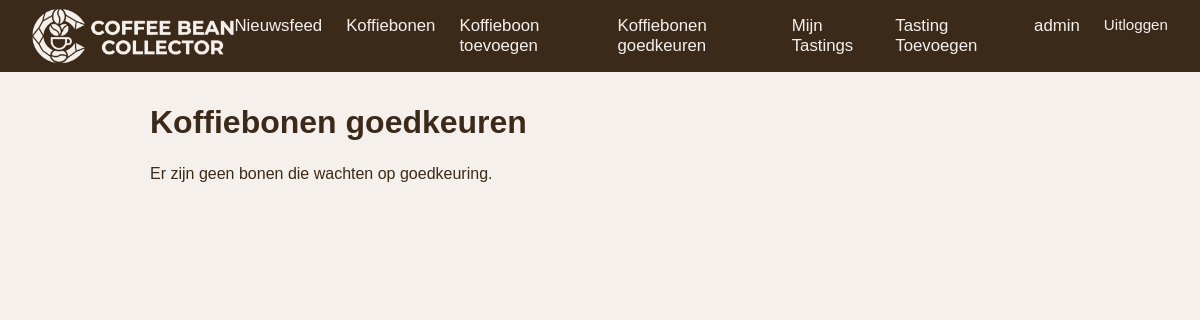
/beheer/bonen/ (signed in), run on an earlier commit of the app's database.
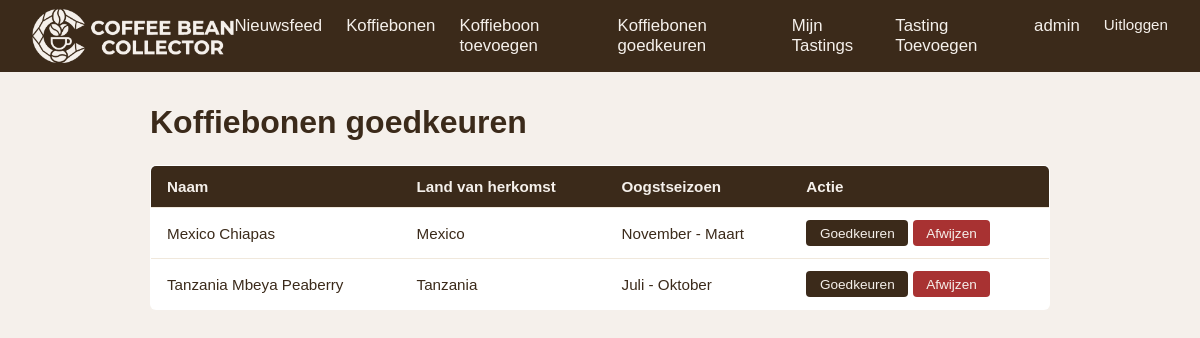
And on a later commit of the database.
### base/models.py (models this page shows, shortened)
class Bean(models.Model):
    name = models.CharField(max_length=255)
    country_of_origin = models.CharField(max_length=255)
    roaster = models.CharField(max_length=255, blank=True, default='')
    harvest_season = models.CharField(max_length=255)
    in_season = models.BooleanField(default=True)
    approved = models.BooleanField(default=False)
    approved_by = models.ForeignKey(
        User, null=True, blank=True, on_delete=models.SET_NULL, related_name='approved_beans'
    )

### base/views.py (the view)
    def wrapper(request, *args, **kwargs):
        if not request.user.is_authenticated:
            return redirect('/login/')
        if not request.user.is_staff:
            return redirect('home')
        return view_func(request, *args, **kwargs)

### base/views.py (called while the page is built)
def staff_required(view_func):
    def wrapper(request, *args, **kwargs):
        if not request.user.is_authenticated:
            return redirect('/login/')
        if not request.user.is_staff:
            return redirect('home')
        return view_func(request, *args, **kwargs)
    return wrapper

@staff_required
def beheer_bonen(request):
    from .models import Bean
    pending = Bean.objects.filter(approved=False).order_by('name')
    return render(request, 'base/beheer_bonen.html', {'pending': pending})

### base/templates/base/beheer_bonen.html (shortened to what this page needs)
{% extends "base.html" %}
{% block content %}
<div class="beheer-container">
    <div class="bean-list-header">
        <h1>Koffiebonen goedkeuren</h1>
    </div>
    {% if pending %}
        <table class="bean-table">
            <thead>
                <tr>
                    <th>Naam</th>
                    <th>Land van herkomst</th>
                    <th>Oogstseizoen</th>
                    <th>Actie</th>
                </tr>
            </thead>
            <tbody>
                {% for bean in pending %}
                    <tr>
                        <td>{{ bean.name }}</td>
                        <td>{{ bean.country_of_origin }}</td>
                        <td>{{ bean.harvest_season }}</td>
                        <td>
                            <form method="post" action="{% url 'beheer_boon_goedkeuren' bean.pk %}" style="display:inline">
                                <button type="submit" class="btn btn-small">Goedkeuren</button>
                            </form>
                            <form method="post" action="{% url 'beheer_boon_afwijzen' bean.pk %}" style="display:inline">
                                <button type="submit" class="btn btn-danger btn-small">Afwijzen</button>
                            </form>
                        </td>
                    </tr>
                {% endfor %}
            </tbody>
        </table>
    {% else %}
        <p>Er zijn geen bonen die wachten op goedkeuring.</p>
    {% endif %}
</div>
{% endblock %}

What changed in the data, as far as the page shows it:
added Bean: name "Mexico Chiapas", country_of_origin "Mexico", harvest_season "November - Maart"
added Bean: name "Tanzania Mbeya Peaberry", country_of_origin "Tanzania", harvest_season "Juli - Oktober"
Also different on the page:
text no longer shown: "Er zijn geen bonen die wachten op goedkeuring."
text now shown: "Naam Land van herkomst Oogstseizoen Actie"
